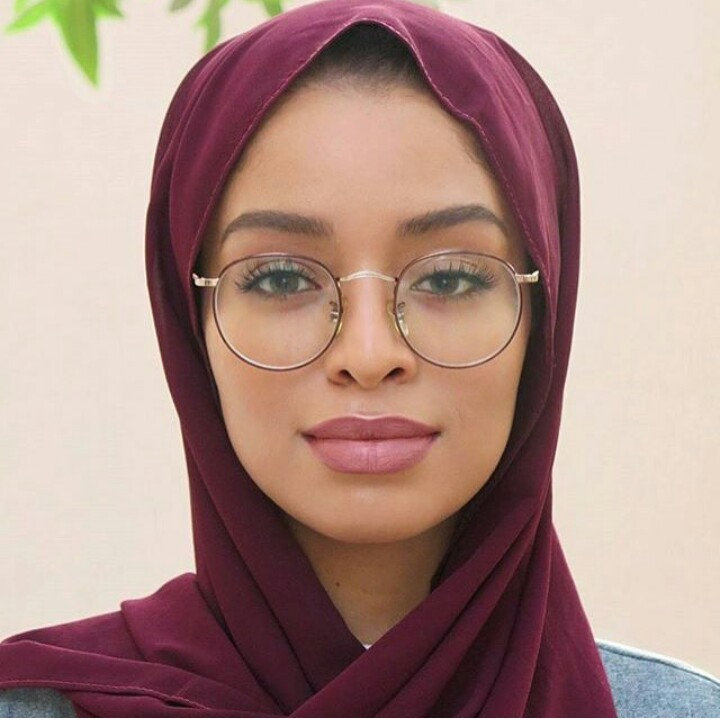
#> input picture vindler_notebooks/face_images_train/face_1.JPG, 720 x 725 px, given in place of the camera
$ jupyter execute --allow-errors 'Face Detection and Recognition System for Vindler.ipynb'   (text cells are left out)
#> lines starting #> are read from the running program, lines starting #| are printed output that depends on the picture; after the words box and inside, x2 and y2 are one past the last pixel; in counts of white or black regions, pixels touching at a corner belong together
[cell 1]
import os
import cv2
import secrets
import numpy as np
import pandas as pd
import matplotlib.pyplot as plt


#> (the rest of this cell did not finish here and is left out)

[cell 2]
facecascade = cv2.CascadeClassifier('haarcascade_frontalface_default.xml')

[cell 3]
# Function that creates a directory
def create_directory(directory_name, path_to_directory):
    # Path
#> in collect_data, image is the input picture: shape (725, 720, 3); mean B, G, R 135.4, 142.7, 173.4
    path = os.path.join(path_to_directory, directory_name)

    mkdir(path)
    return(print('Done!'))

[cell 4]
# Directory Name
directory = "imagebucket"

# Parent Directory path
parent_dir = "C:/Users/User/Desktop/ML_Stuff/Vindler/vindler_notebooks/"

# Create the directory
#> (the rest of this cell did not finish here and is left out)

[cell 5]
# Function to create user faceimage data
def generate_dataset(image, p_id, image_id):
    cv2.imwrite(f'{directory}/user.'+str(p_id)+'.'+str(image_id)+'.jpg',image)

[cell 6]
# function to draw boundry around face in image
def draw_boundary(image, classifier, scalefactor, min_neighbors, color, text):
#> called with scalefactor = 1.1, min_neighbors = 10, color = (255, 255, 255), text = 'Detecting Face'
    gray_scale = cv2.cvtColor(image, cv2.COLOR_BGR2GRAY)
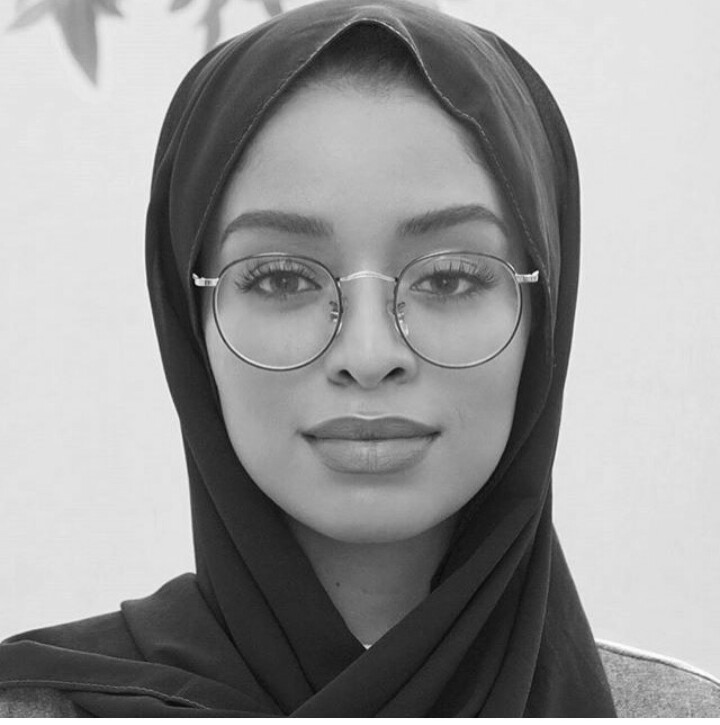
#> gray_scale: shape (725, 720); min 8, max 255, mean 151
    features = classifier.detectMultiScale(gray_scale, scalefactor, min_neighbors)
#> features = [[154, 102, 427, 427]]
    coordinates = []

    for (x, y, w, h) in features:
        cv2.rectangle(image, (x,y),(x+w, y+h), color, 1)
        cv2.putText(image, text, (x, y-4), cv2.FONT_HERSHEY_SIMPLEX, 0.8, color, 2, cv2.LINE_AA)
        coordinates = [x, y, w, h]
#> this loop made 1 pass
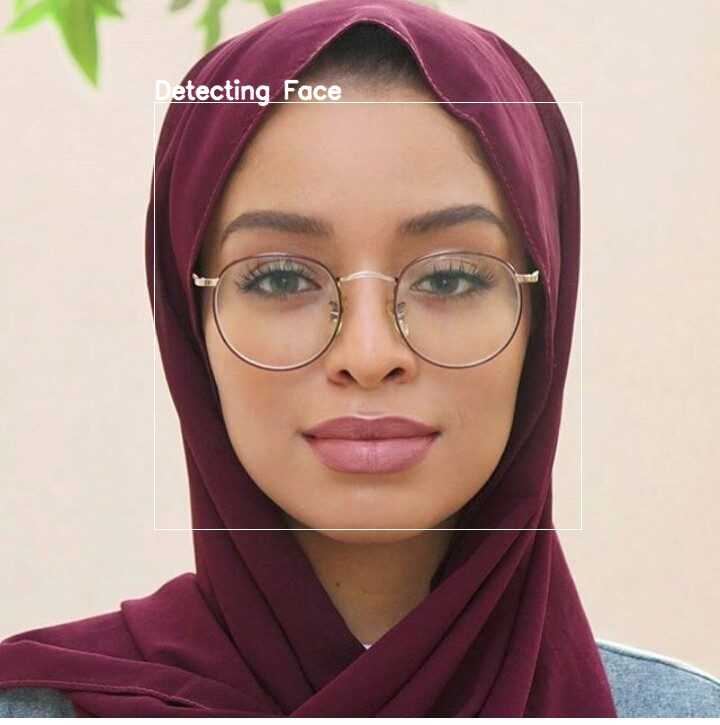
#> image: shape (725, 720, 3); 0.78% of pixels changed, all inside (x1, y1, x2, y2) = (154, 79, 582, 530)

    return coordinates

[cell 7]
# function to obtain face boundry in image

def detect(image, facecascade, image_id, p_id ):
    color = {'blue':(0,0,255), 'red':(255,0,0), 'green':(0,255,0), 'white':(255,255,255)}
    coordinate = draw_boundary(image, facecascade, 1.1, 10, color['white'], 'Detecting Face')
#> coordinate = [154, 102, 427, 427]

    if len(coordinate)== 4:
        area_of_focus = image[coordinate[1]:coordinate[1]+coordinate[3], coordinate[0]:coordinate[0]+coordinate[2]]
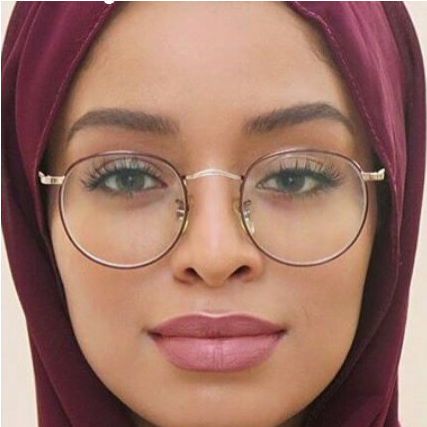
#> area_of_focus: shape (427, 427, 3); mean B, G, R 102.2, 115.5, 158.7

        #p_id = 1
        generate_dataset(area_of_focus, p_id, image_id)
    return image

[cell 8]
def collect_data():

    print('PLEASE LOOK INTO THE SCREEN TILL IT DISAPPEARS.')

    p_id = secrets.token_hex(24)

    video_capture  = cv2.VideoCapture(0) #if using an external webcam type in -1 inplace of 0
    image_id = 0

    while True:
        _ ,image = video_capture.read()
        image = detect(image, facecascade, image_id, p_id)
        cv2.imshow('Collecting Face Images for Registration', image)
        image_id += 1
        if image_id == 300:#cv2.waitKey(1) & 0xFF == ord('e'): # to break loop press e
            break

    video_capture.release()
    cv2.destroyAllWindows()
    return(print('Thank You!'))

$ run again, on vindler_notebooks/face_images_train/face_11.jpg
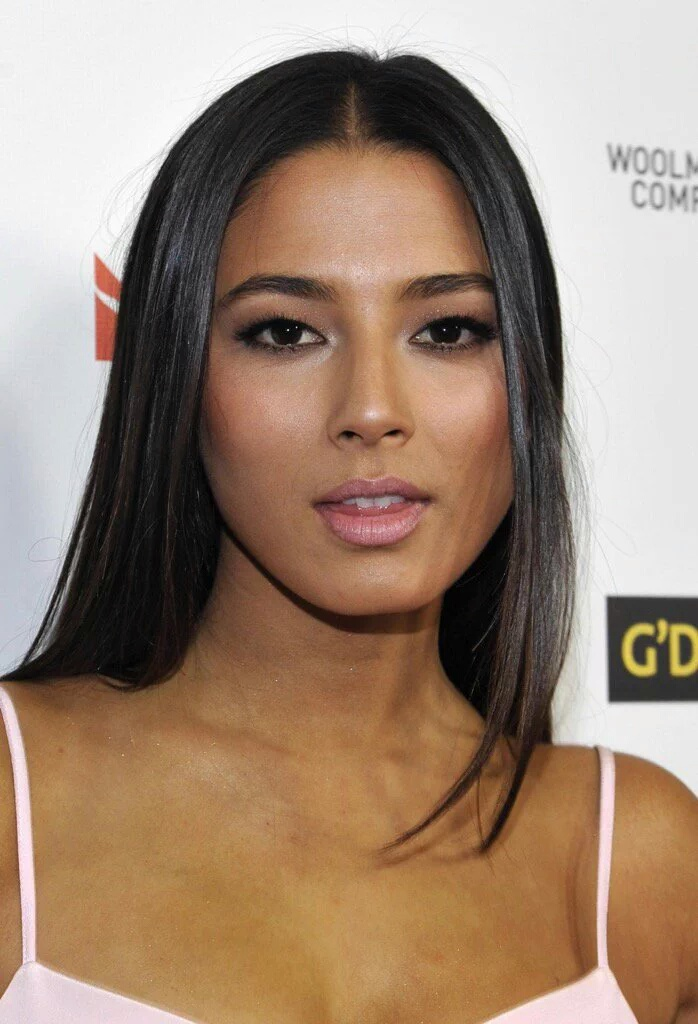
#> input picture vindler_notebooks/face_images_train/face_11.jpg, 698 x 1024 px, given in place of the camera
#> in collect_data, image is the input picture: shape (1024, 698, 3); mean B, G, R 116, 134.6, 157.9
#> features = [[156, 172, 415, 415]]
#> the loop in draw_boundary, `for (x, y, w, h) in features:` made 1 pass
#> after the loop in draw_boundary, `for (x, y, w, h) in features:`:
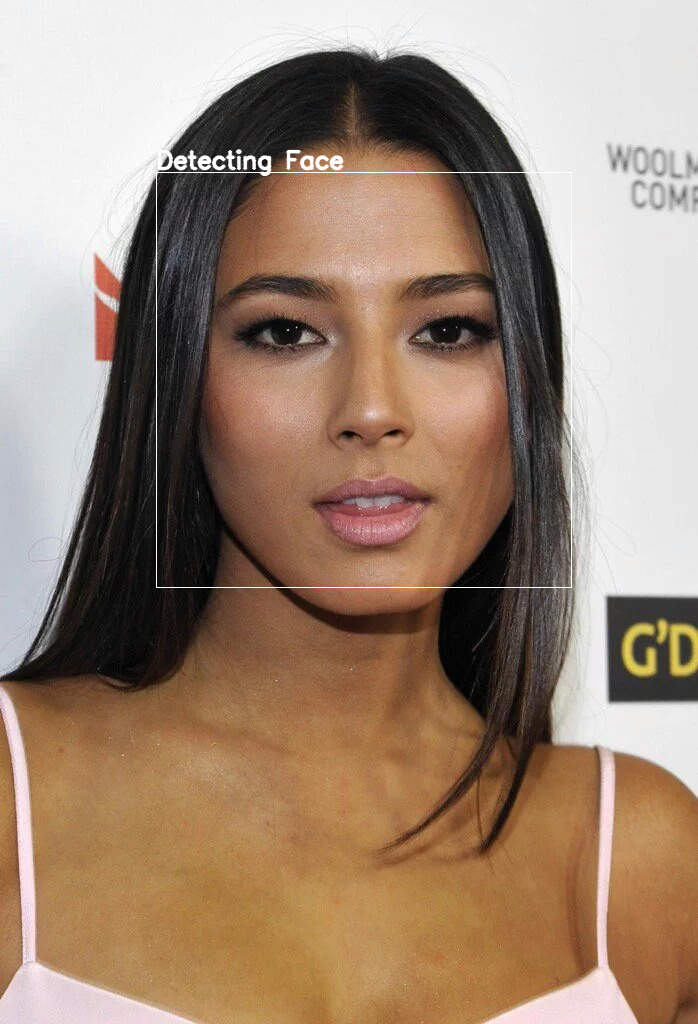
#> image: shape (1024, 698, 3); 0.57% of pixels changed, all inside (x1, y1, x2, y2) = (156, 149, 572, 588)
#> coordinate = [156, 172, 415, 415]
#> in detect, `area_of_focus = image[coordinate[1]:coordinate[1]+coordinate[3], coord..`:
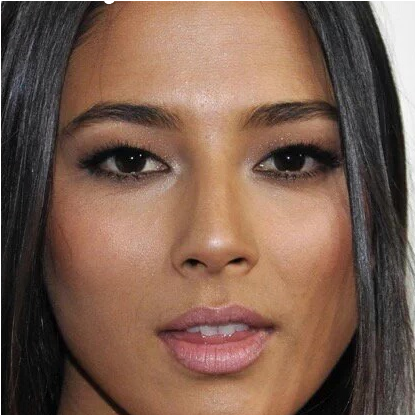
#> area_of_focus: shape (415, 415, 3); mean B, G, R 79.7, 95, 123.9

$ run again, on vindler_notebooks/face_images_train/face_12.jpg
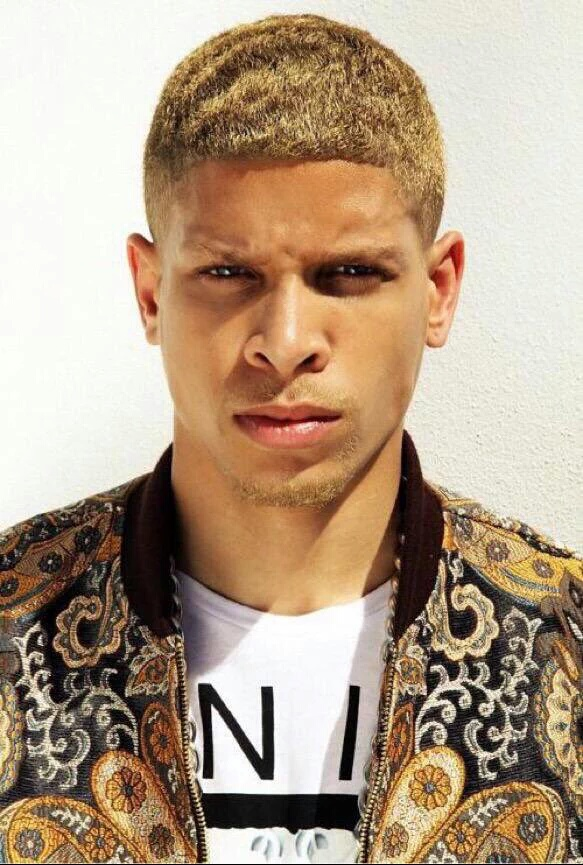
#> input picture vindler_notebooks/face_images_train/face_12.jpg, 583 x 865 px, given in place of the camera
#> in collect_data, image is the input picture: shape (865, 583, 3); mean B, G, R 135.4, 158, 179.6
#> features = [[105, 144, 356, 356]]
#> the loop in draw_boundary, `for (x, y, w, h) in features:` made 1 pass
#> after the loop in draw_boundary, `for (x, y, w, h) in features:`:
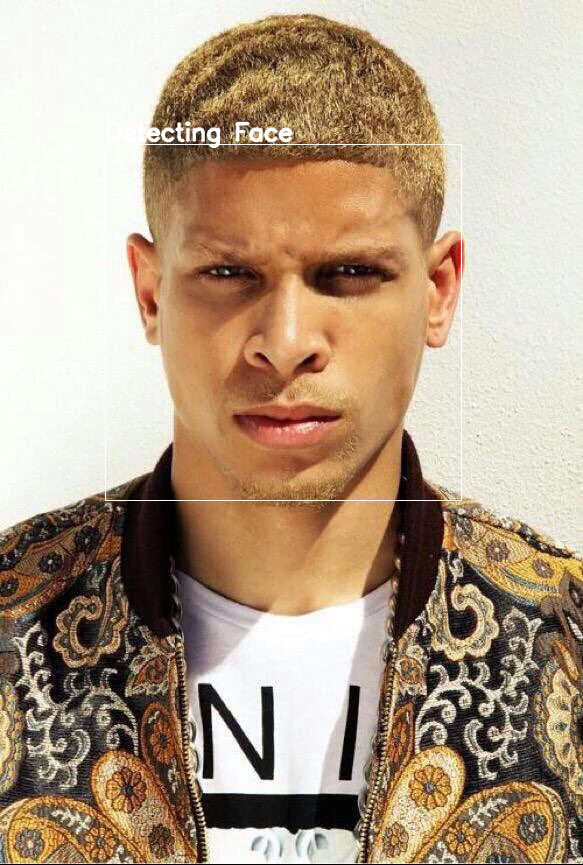
#> image: shape (865, 583, 3); 0.73% of pixels changed, all inside (x1, y1, x2, y2) = (105, 121, 462, 501)
#> coordinate = [105, 144, 356, 356]
#> in detect, `area_of_focus = image[coordinate[1]:coordinate[1]+coordinate[3], coord..`:
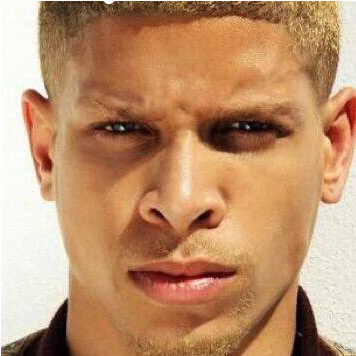
#> area_of_focus: shape (356, 356, 3); mean B, G, R 108.4, 144.8, 189.6
